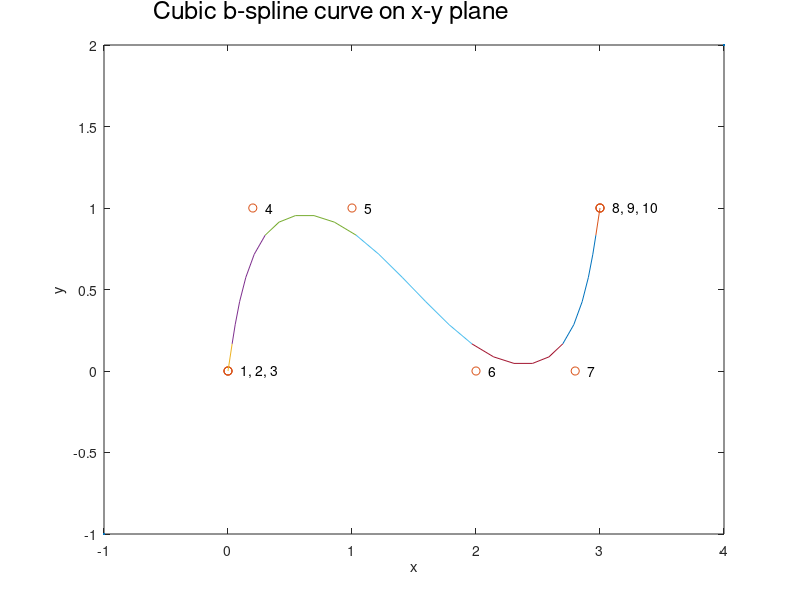

Source code (MATLAB):
% f9_8 same as L9_4
% Copyright S. Nakamura, 1995
set(gcf, 'NumberTitle','off','Name', 'Figure 9.8; List 9.4')

clear; clf; hold off
y = [0 0 0 1    1 0 0   1 1 1];
x = [0 0 0 0.2  1 2 2.8 3 3 3];
m = length(y); plot([-1 4], [-1 2], '.'); hold on
xlabel('x'); ylabel('y');  plot(x,y,'o')
for k=3:8
if k==3, z=int2str(k); xk = x(k); yk=y(k); text(xk+0.1,yk,'1, 2, 3');

elseif k==8,z=int2str(k); xk = x(k); yk=y(k); text(xk+0.1,yk, ...
'8, 9, 10');
elseif k>3 & k<8,
  z=int2str(k); xk = x(k); yk=y(k); text(xk+0.1,yk,z)
end
end
t = 0:0.2:1; t2=t.^2; t3=t.^3;
for i=2:m-2
   yb = 1/6*((1-t).^3*y(i-1) + (3*t3-6*t2+4)*y(i) + ...
        (-3*t3 + 3*t2 + 3*t + 1)*y(i+1) + t3*y(i+2) );
   xb = 1/6*((1-t).^3*x(i-1) + (3*t3-6*t2+4)*x(i) +  ...
        (-3*t3 + 3*t2 + 3*t + 1)*x(i+1) + t3*x(i+2) );
   plot(xb,yb)
end
text (-0.6,2.2, 'Cubic b-spline curve on x-y plane', ...
'FontSize',[18])

%print fig9d6.ps
